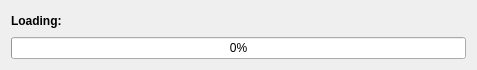
<ui version="4.0" >
 <class>loadScreen</class>
 <widget class="QWidget" name="loadScreen" >
  <property name="geometry" >
   <rect>
    <x>0</x>
    <y>0</y>
    <width>477</width>
    <height>69</height>
   </rect>
  </property>
  <property name="windowTitle" >
   <string>Loading Photos...</string>
  </property>
  <layout class="QVBoxLayout" name="verticalLayout" >
   <item>
    <layout class="QHBoxLayout" name="horizontalLayout_3" >
     <item>
      <widget class="QLabel" name="label_2" >
       <property name="text" >
        <string>&lt;b>Loading:&lt;/b></string>
       </property>
      </widget>
     </item>
     <item>
      <widget class="QLabel" name="l_currentPhoto" >
       <property name="text" >
        <string>&lt;currentImage></string>
       </property>
      </widget>
     </item>
     <item>
      <spacer name="horizontalSpacer_2" >
       <property name="orientation" >
        <enum>Qt::Horizontal</enum>
       </property>
       <property name="sizeHint" stdset="0" >
        <size>
         <width>20</width>
         <height>20</height>
        </size>
       </property>
      </spacer>
     </item>
    </layout>
   </item>
   <item>
    <widget class="QProgressBar" name="progressBar" >
     <property name="value" >
      <number>0</number>
     </property>
    </widget>
   </item>
  </layout>
 </widget>
 <resources/>
 <connections/>
</ui>
